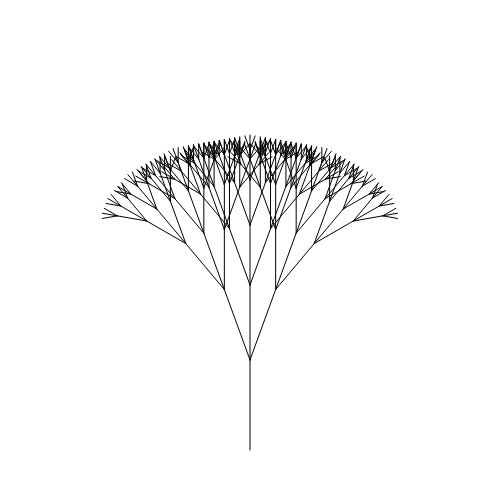
Frame 1 (no input)
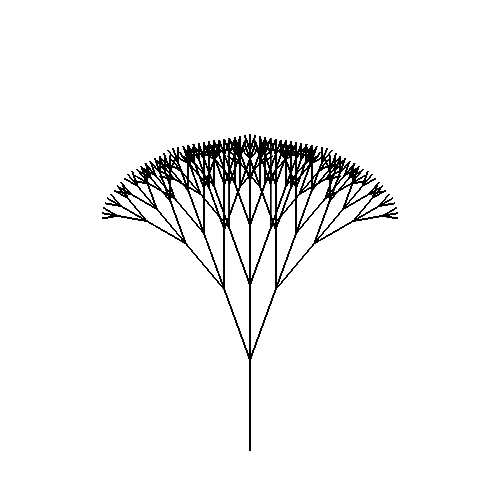
Frame 60 (no input)
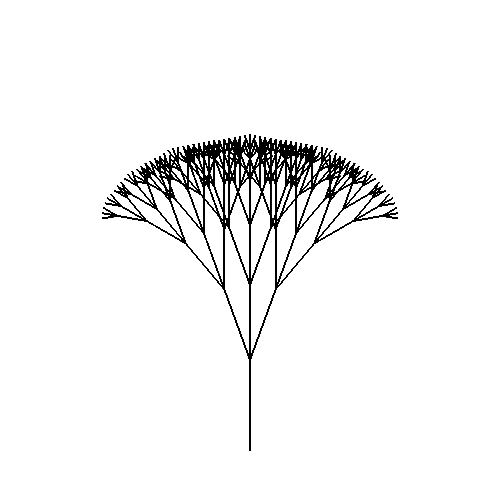
Frame 120 (the mouse pressed at the canvas centre since frame 60)

The p5.js sketch that drew these frames (run headless with seeded random() and noise() and a simulated clock; from frame 60 on, the mouse is pressed at the canvas centre):

// p5.js sketch
// ── sketch.js
// Project Title
// Your Name
// Date
//
// Extra for Experts:
// - describe what you did to take this project "above and beyond"

let scale = 15;

function setup() {
  createCanvas(500, 500);
  background(255);
}

function draw() {
  drawTree(width / 2, height * 0.9, 90, 6);
}



function drawLine(x1, y1, x2, y2) {
  line(x1, y1, x2, y2);
}

function drawTree(x, y, angle, depth) {
  if (depth > 0) {
    let branchLength = depth * scale;
    let x2 = x + cos(radians(angle)) * branchLength;
    let y2 = y - sin(radians(angle)) * branchLength;

    drawLine(x, y, x2, y2);
    

    drawTree(x2, y2, angle - 20, depth - 1);
    drawTree(x2, y2, angle, depth - 1);
    drawTree(x2, y2, angle + 20, depth - 1);
  }
}
